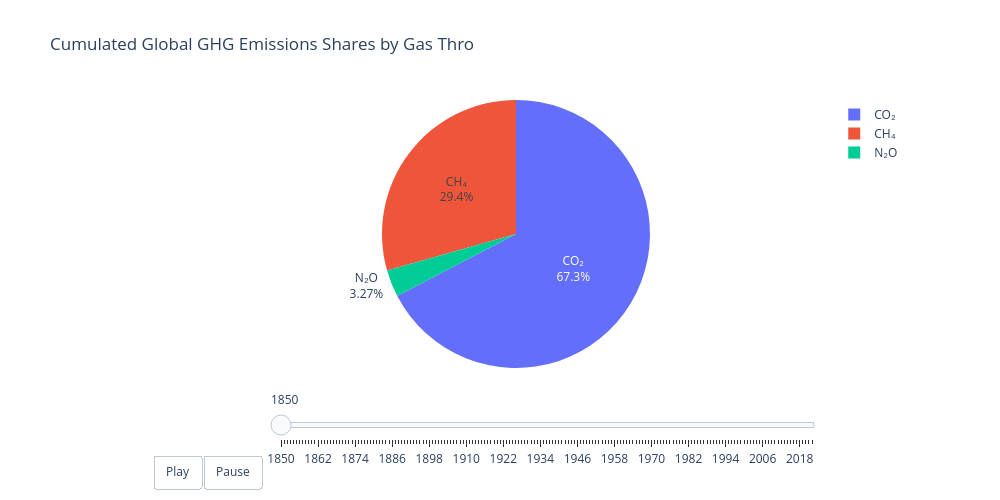

Notebook code cell kept with this figure:
### Markdown cell above
We now plot the same as above, but with a slider that allows to select the year. The plot shows that, throughout the whole period between 1850 - 2022, CO2 was the most emitted GHG and at any given time had a (cumulative) share of approx. 70%.

### Code cell
# get unique years and variables
years = df_plot_1['year'].unique()
categories = df_plot_1['variable'].unique()

# define the initial pie chart (for the first year)
initial_year = years[0]
initial_data = df_plot_1[df_plot_1['year'] == initial_year]

fig = go.Figure(
    data=[
        go.Pie(
            labels=initial_data['variable'],
            values=initial_data['value'],
            textinfo='label+percent'
            )
        ],
    layout=go.Layout(
        title="Cumulated Global GHG Emissions Shares by Gas Thro",
        updatemenus=[  # define the interactive buttons
            {
                "buttons": [
                    {
                        "args": [
                            None,
                            {
                                "frame": {"duration": 50, "redraw": True},
                                "fromcurrent": True
                                }
                                ],
                        "label": "Play",  # play button
                        "method": "animate"
                    },
                    {
                        "args": [
                            [None],
                            {
                                "frame": {"duration": 0, "redraw": True},
                                "mode": "immediate",
                                "transition": {"duration": 0}
                                }],
                        "label": "Pause",  # pause button
                        "method": "animate"
                    }
                ],
                "direction": "left",
                "pad": {"r": 10, "t": 87},
                "showactive": False,
                "type": "buttons",
                "x": 0.1,
                "xanchor": "right",
                "y": 0,
                "yanchor": "top"  # placement of the buttons
            }
        ]
    ),
    frames=[  # define all frame throught a for loop
        go.Frame(
            data=[
                go.Pie(
                    labels=df_plot_1[df_plot_1['year'] == year]['variable'],
                    values=df_plot_1[df_plot_1['year'] == year]['value'],
                    textinfo='label+percent')
                ],
            name=str(year)
        ) for year in years
    ]
)

# set layout for slider & plot dimensions
fig.update_layout(
    height=500,
    width=1000,
    sliders=[
        {
            "steps": [
                {
                    "args": [
                        [str(year)],
                        {
                            "frame": {"duration": 30, "redraw": True},
                            "mode": "immediate",
                            "transition": {"duration": 30}
                            }
                            ],
                    "label": str(year),
                    "method": "animate"
                } for year in years
            ],
            "transition": {"duration": 30},
            "x": 0.1,
            "len": 0.9
        }
    ]
)

fig.show()

### Figure 1 — Plotly figure (JSON) as saved in the notebook; plotly's stock layout.template omitted (floating-point values rounded to 4 significant figures)
{"data": [{"labels": ["N₂O", "CH₄", "CO₂"], "textinfo": "label+percent", "type": "pie", "values": [138100000.0, 1239000000.0, 2839000000.0]}], "layout": {"height": 500, "sliders": [{"len": 0.9, "steps": [{"args": [["1850"], {"frame": {"duration": 30, "redraw": true}, "mode": "immediate", "transition": {"duration": 30}}], "label": "1850", "method": "animate"}, {"args": [["1851"], {"frame": {"duration": 30, "redraw": true}, "mode": "immediate", "transition": {"duration": 30}}], "label": "1851", "method": "animate"}, {"args": [["1852"], {"frame": {"duration": 30, "redraw": true}, "mode": "immediate", "transition": {"duration": 30}}], "label": "1852", "method": "animate"}, {"args": [["1853"], {"frame": {"duration": 30, "redraw": true}, "mode": "immediate", "transition": {"duration": 30}}], "label": "1853", "method": "animate"}, {"args": [["1854"], {"frame": {"duration": 30, "redraw": true}, "mode": "immediate", "transition": {"duration": 30}}], "label": "1854", "method": "animate"}, {"args": [["1855"], {"frame": {"duration": 30, "redraw": true}, "mode": "immediate", "transition": {"duration": 30}}], "label": "1855", "method": "animate"}, {"args": [["1856"], {"frame": {"duration": 30, "redraw": true}, "mode": "immediate", "transition": {"duration": 30}}], "label": "1856", "method": "animate"}, {"args": [["1857"], {"frame": {"duration": 30, "redraw": true}, "mode": "immediate", "transition": {"duration": 30}}], "label": "1857", "method": "animate"}, {"args": [["1858"], {"frame": {"duration": 30, "redraw": true}, "mode": "immediate", "transition": {"duration": 30}}], "label": "1858", "method": "animate"}, {"args": [["1859"], {"frame": {"duration": 30, "redraw": true}, "mode": "immediate", "transition": {"duration": 30}}], "label": "1859", "method": "animate"}, {"args": [["1860"], {"frame": {"duration": 30, "redraw": true}, "mode": "immediate", "transition": {"duration": 30}}], "label": "1860", "method": "animate"}, {"args": [["1861"], {"frame": {"duration": 30, "redraw": true}, "mode": "immediate", "transition": {"duration": 30}}], "label": "1861", "method": "animate"}, {"args": [["1862"], {"frame": {"duration": 30, "redraw": true}, "mode": "immediate", "transition": {"duration": 30}}], "label": "1862", "method": "animate"}, {"args": [["1863"], {"frame": {"duration": 30, "redraw": true}, "mode": "immediate", "transition": {"duration": 30}}], "label": "1863", "method": "animate"}, {"args": [["1864"], {"frame": {"duration": 30, "redraw": true}, "mode": "immediate", "transition": {"duration": 30}}], "label": "1864", "method": "animate"}, {"args": [["1865"], {"frame": {"duration": 30, "redraw": true}, "mode": "immediate", "transition": {"duration": 30}}], "label": "1865", "method": "animate"}, {"args": [["1866"], {"frame": {"duration": 30, "redraw": true}, "mode": "immediate", "transition": {"duration": 30}}], "label": "1866", "method": "animate"}, {"args": [["1867"], {"frame": {"duration": 30, "redraw": true}, "mode": "immediate", "transition": {"duration": 30}}], "label": "1867", "method": "animate"}, {"args": [["1868"], {"frame": {"duration": 30, "redraw": true}, "mode": "immediate", "transition": {"duration": 30}}], "label": "1868", "method": "animate"}, {"args": [["1869"], {"frame": {"duration": 30, "redraw": true}, "mode": "immediate", "transition": {"duration": 30}}], "label": "1869", "method": "animate"}, {"args": [["1870"], {"frame": {"duration": 30, "redraw": true}, "mode": "immediate", "transition": {"duration": 30}}], "label": "1870", "method": "animate"}, {"args": [["1871"], {"frame": {"duration": 30, "redraw": true}, "mode": "immediate", "transition": {"duration": 30}}], "label": "1871", "method": "animate"}, {"args": [["1872"], {"frame": {"duration": 30, "redraw": true}, "mode": "immediate", "transition": {"duration": 30}}], "label": "1872", "method": "animate"}, {"args": [["1873"], {"frame": {"duration": 30, "redraw": true}, "mode": "immediate", "transition": {"duration": 30}}], "label": "1873", "method": "animate"}, {"args": [["1874"], {"frame": {"duration": 30, "redraw": true}, "mode": "immediate", "transition": {"duration": 30}}], "label": "1874", "method": "animate"}, {"args": [["1875"], {"frame": {"duration": 30, "redraw": true}, "mode": "immediate", "transition": {"duration": 30}}], "label": "1875", "method": "animate"}, {"args": [["1876"], {"frame": {"duration": 30, "redraw": true}, "mode": "immediate", "transition": {"duration": 30}}], "label": "1876", "method": "animate"}, {"args": [["1877"], {"frame": {"duration": 30, "redraw": true}, "mode": "immediate", "transition": {"duration": 30}}], "label": "1877", "method": "animate"}, {"args": [["1878"], {"frame": {"duration": 30, "redraw": true}, "mode": "immediate", "transition": {"duration": 30}}], "label": "1878", "method": "animate"}, {"args": [["1879"], {"frame": {"duration": 30, "redraw": true}, "mode": "immediate", "transition": {"duration": 30}}], "label": "1879", "method": "animate"}, {"args": [["1880"], {"frame": {"duration": 30, "redraw": true}, "mode": "immediate", "transition": {"duration": 30}}], "label": "1880", "method": "animate"}, {"args": [["1881"], {"frame": {"duration": 30, "redraw": true}, "mode": "immediate", "transition": {"duration": 30}}], "label": "1881", "method": "animate"}, {"args": [["1882"], {"frame": {"duration": 30, "redraw": true}, "mode": "immediate", "transition": {"duration": 30}}], "label": "1882", "method": "animate"}, {"args": [["1883"], {"frame": {"duration": 30, "redraw": true}, "mode": "immediate", "transition": {"duration": 30}}], "label": "1883", "method": "animate"}, {"args": [["1884"], {"frame": {"duration": 30, "redraw": true}, "mode": "immediate", "transition": {"duration": 30}}], "label": "1884", "method": "animate"}, {"args": [["1885"], {"frame": {"duration": 30, "redraw": true}, "mode": "immediate", "transition": {"duration": 30}}], "label": "1885", "method": "animate"}, {"args": [["1886"], {"frame": {"duration": 30, "redraw": true}, "mode": "immediate", "transition": {"duration": 30}}], "label": "1886", "method": "animate"}, {"args": [["1887"], {"frame": {"duration": 30, "redraw": true}, "mode": "immediate", "transition": {"duration": 30}}], "label": "1887", "method": "animate"}, {"args": [["1888"], {"frame": {"duration": 30, "redraw": true}, "mode": "immediate", "transition": {"duration": 30}}], "label": "1888", "method": "animate"}, {"args": [["1889"], {"frame": {"duration": 30, "redraw": true}, "mode": "immediate", "transition": {"duration": 30}}], "label": "1889", "method": "animate"}, {"args": [["1890"], {"frame": {"duration": 30, "redraw": true}, "mode": "immediate", "transition": {"duration": 30}}], "label": "1890", "method": "animate"}, {"args": [["1891"], {"frame": {"duration": 30, "redraw": true}, "mode": "immediate", "transition": {"duration": 30}}], "label": "1891", "method": "animate"}, {"args": [["1892"], {"frame": {"duration": 30, "redraw": true}, "mode": "immediate", "transition": {"duration": 30}}], "label": "1892", "method": "animate"}, {"args": [["1893"], {"frame": {"duration": 30, "redraw": true}, "mode": "immediate", "transition": {"duration": 30}}], "label": "1893", "method": "animate"}, {"args": [["1894"], {"frame": {"duration": 30, "redraw": true}, "mode": "immediate", "transition": {"duration": 30}}], "label": "1894", "method": "animate"}, {"args": [["1895"], {"frame": {"duration": 30, "redraw": true}, "mode": "immediate", "transition": {"duration": 30}}], "label": "1895", "method": "animate"}, {"args": [["1896"], {"frame": {"duration": 30, "redraw": true}, "mode": "immediate", "transition": {"duration": 30}}], "label": "1896", "method": "animate"}, {"args": [["1897"], {"frame": {"duration": 30, "redraw": true}, "mode": "immediate", "transition": {"duration": 30}}], "label": "1897", "method": "animate"}, {"args": [["1898"], {"frame": {"duration": 30, "redraw": true}, "mode": "immediate", "transition": {"duration": 30}}], "label": "1898", "method": "animate"}, {"args": [["1899"], {"frame": {"duration": 30, "redraw": true}, "mode": "immediate", "transition": {"duration": 30}}], "label": "1899", "method": "animate"}, {"args": [["1900"], {"frame": {"duration": 30, "redraw": true}, "mode": "immediate", "transition": {"duration": 30}}], "label": "1900", "method": "animate"}, {"args": [["1901"], {"frame": {"duration": 30, "redraw": true}, "mode": "immediate", "transition": {"duration": 30}}], "label": "1901", "method": "animate"}, {"args": [["1902"], {"frame": {"duration": 30, "redraw": true}, "mode": "immediate", "transition": {"duration": 30}}], "label": "1902", "method": "animate"}, {"args": [["1903"], {"frame": {"duration": 30, "redraw": true}, "mode": "immediate", "transition": {"duration": 30}}], "label": "1903", "method": "animate"}, {"args": [["1904"], {"frame": {"duration": 30, "redraw": true}, "mode": "immediate", "transition": {"duration": 30}}], "label": "1904", "method": "animate"}, {"args": [["1905"], {"frame": {"duration": 30, "redraw": true}, "mode": "immediate", "transition": {"duration": 30}}], "label": "1905", "method": "animate"}, {"args": [["1906"], {"frame": {"duration": 30, "redraw": true}, "mode": "immediate", "transition": {"duration": 30}}], "label": "1906", "method": "animate"}, {"args": [["1907"], {"frame": {"duration": 30, "redraw": true}, "mode": "immediate", "transition": {"duration": 30}}], "label": "1907", "method": "animate"}, {"args": [["1908"], {"frame": {"duration": 30, "redraw": true}, "mode": "immediate", "transition": {"duration": 30}}], "label": "1908", "method": "animate"}, {"args": [["1909"], {"frame": {"duration": 30, "redraw": true}, "mode": "immediate", "transition": {"duration": 30}}], "label": "1909", "method": "animate"}, {"args": [["1910"], {"frame": {"duration": 30, "redraw": true}, "mode": "immediate", "transition": {"duration": 30}}], "label": "1910", "method": "animate"}, {"args": [["1911"], {"frame": {"duration": 30, "redraw": true}, "mode": "immediate", "transition": {"duration": 30}}], "label": "1911", "method": "animate"}, {"args": [["1912"], {"frame": {"duration": 30, "redraw": true}, "mode": "immediate", "transition": {"duration": 30}}], "label": "1912", "method": "animate"}, {"args": [["1913"], {"frame": {"duration": 30, "redraw": true}, "mode": "immediate", "transition": {"duration": 30}}], "label": "1913", "method": "animate"}, {"args": [["1914"], {"frame": {"duration": 30, "redraw": true}, "mode": "immediate", "transition": {"duration": 30}}], "label": "1914", "method": "animate"}, {"args": [["1915"], {"frame": {"duration": 30, "redraw": true}, "mode": "immediate", "transition": {"duration": 30}}], "label": "1915", "method": "animate"}, {"args": [["1916"], {"frame": {"duration": 30, "redraw": true}, "mode": "immediate", "transition": {"duration": 30}}], "label": "1916", "method": "animate"}, {"args": [["1917"], {"frame": {"duration": 30, "redraw": true}, "mode": "immediate", "transition": {"duration": 30}}], "label": "1917", "method": "animate"}, {"args": [["1918"], {"frame": {"duration": 30, "redraw": true}, "mode": "immediate", "transition": {"duration": 30}}], "label": "1918", "method": "animate"}, {"args": [["1919"], {"frame": {"duration": 30, "redraw": true}, "mode": "immediate", "transition": {"duration": 30}}], "label": "1919", "method": "animate"}, {"args": [["1920"], {"frame": {"duration": 30, "redraw": true}, "mode": "immediate", "transition": {"duration": 30}}], "label": "1920", "method": "animate"}, {"args": [["1921"], {"frame": {"duration": 30, "redraw": true}, "mode": "immediate", "transition": {"duration": 30}}], "label": "1921", "method": "animate"}, {"args": [["1922"], {"frame": {"duration": 30, "redraw": true}, "mode": "immediate", "transition": {"duration": 30}}], "label": "1922", "method": "animate"}, {"args": [["1923"], {"frame": {"duration": 30, "redraw": true}, "mode": "immediate", "transition": {"duration": 30}}], "label": "1923", "method": "animate"}, {"args": [["1924"], {"frame": {"duration": 30, "redraw": true}, "mode": "immediate", "transition": {"duration": 30}}], "label": "1924", "method": "animate"}, {"args": [["1925"], {"frame": {"duration": 30, "redraw": true}, "mode": "immediate", "transition": {"duration": 30}}], "label": "1925", "method": "animate"}, {"args": [["1926"], {"frame": {"duration": 30, "redraw": true}, "mode": "immediate", "transition": {"duration": 30}}], "label": "1926", "method": "animate"}, {"args": [["1927"], {"frame": {"duration": 30, "redraw": true}, "mode": "immediate", "transition": {"duration": 30}}], "label": "1927", "method": "animate"}, {"args": [["1928"], {"frame": {"duration": 30, "redraw": true}, "mode": "immediate", "transition": {"duration": 30}}], "label": "1928", "method": "animate"}, {"args": [["1929"], {"frame": {"duration": 30, "redraw": true}, "mode": "immediate", "transition": {"duration": 30}}], "label": "1929", "method": "animate"}, {"args": [["1930"], {"frame": {"duration": 30, "redraw": true}, "mode": "immediate", "transition": {"duration": 30}}], "label": "1930", "method": "animate"}, {"args": [["1931"], {"frame": {"duration": 30, "redraw": true}, "mode": "immediate", "transition": {"duration": 30}}], "label": "1931", "method": "animate"}, {"args": [["1932"], {"frame": {"duration": 30, "redraw": true}, "mode": "immediate", "transition": {"duration": 30}}], "label": "1932", "method": "animate"}, {"args": [["1933"], {"frame": {"duration": 30, "redraw": true}, "mode": "immediate", "transition": {"duration": 30}}], "label": "1933", "method": "animate"}, {"args": [["1934"], {"frame": {"duration": 30, "redraw": true}, "mode": "immediate", "transition": {"duration": 30}}], "label": "1934", "method": "animate"}, {"args": [["1935"], {"frame": {"duration": 30, "redraw": true}, "mode": "immediate", "transition": {"duration": 30}}], "label": "1935", "method": "animate"}, {"args": [["1936"], {"frame": {"duration": 30, "redraw": true}, "mode": "immediate", "transition": {"duration": 30}}], "label": "1936", "method": "animate"}, {"args": [["1937"], {"frame": {"duration": 30, "redraw": true}, "mode": "immediate", "transition": {"duration": 30}}], "label": "1937", "method": "animate"}, {"args": [["1938"], {"frame": {"duration": 30, "redraw": true}, "mode": "immediate", "transition": {"duration": 30}}], "label": "1938", "method": "animate"}, {"args": [["1939"], {"frame": {"duration": 30, "redraw": true}, "mode": "immediate", "transition": {"duration": 30}}], "label": "1939", "method": "animate"}, {"args": [["1940"], {"frame": {"duration": 30, "redraw": true}, "mode": "immediate", "transition": {"duration": 30}}], "label": "1940", "method": "animate"}, {"args": [["1941"], {"frame": {"duration": 30, "redraw": true}, "mode": "immediate", "transition": {"duration": 30}}], "label": "1941", "method": "animate"}, {"args": [["1942"], {"frame": {"duration": 30, "redraw": true}, "mode": "immediate", "transition": {"duration": 30}}], "label": "1942", "method": "animate"}, {"args": [["1943"], {"frame": {"duration": 30, "redraw": true}, "mode": "immediate", "transition": {"duration": 30}}], "label": "1943", "method": "animate"}, {"args": [["1944"], {"frame": {"duration": 30, "redraw": true}, "mode": "immediate", "transition": {"duration": 30}}], "label": "1944", "method": "animate"}, {"args": [["1945"], {"frame": {"duration": 30, "redraw": true}, "mode": "immediate", "transition": {"duration": 30}}], "label": "1945", "method": "animate"}, {"args": [["1946"], {"frame": {"duration": 30, "redraw": true}, "mode": "immediate", "transition": {"duration": 30}}], "label": "1946", "method": "animate"}, {"args": [["1947"], {"frame": {"duration": 30, "redraw": true}, "mode": "immediate", "transition": {"duration": 30}}], "label": "1947", "method": "animate"}, {"args": [["1948"], {"frame": {"duration": 30, "redraw": true}, "mode": "immediate", "transition": {"duration": 30}}], "label": "1948", "method": "animate"}, {"args": [["1949"], {"frame": {"duration": 30, "redraw": true}, "mode": "immediate", "transition": {"duration": 30}}], "label": "1949", "method": "animate"}, {"args": [["1950"], {"frame": {"duration": 30, "redraw": true}, "mode": "immediate", "transition": {"duration": 30}}], "label": "1950", "method": "animate"}, {"args": [["1951"], {"frame": {"duration": 30, "redraw": true}, "mode": "immediate", "transition": {"duration": 30}}], "label": "1951", "method": "animate"}, {"args": [["1952"], {"frame": {"duration": 30, "redraw": true}, "mode": "immediate", "transition": {"duration": 30}}], "label": "1952", "method": "animate"}, {"args": [["1953"], {"frame": {"duration": 30, "redraw": true}, "mode": "immediate", "transition": {"duration": 30}}], "label": "1953", "method": "animate"}, {"args": [["1954"], {"frame": {"duration": 30, "redraw": true}, "mode": "immediate", "transition": {"duration": 30}}], "label": "1954", "method": "animate"}, {"args": [["1955"], {"frame": {"duration": 30, "redraw": true}, "mode": "immediate", "transition": {"duration": 30}}], "label": "1955", "method": "animate"}, {"args": [["1956"], {"frame": {"duration": 30, "redraw": true}, "mode": "immediate", "transition": {"duration": 30}}], "label": "1956", "method": "animate"}, {"args": [["1957"], {"frame": {"duration": 30, "redraw": true}, "mode": "immediate", "transition": {"duration": 30}}], "label": "1957", "method": "animate"}, {"args": [["1958"], {"frame": {"duration": 30, "redraw": true}, "mode": "immediate", "transition": {"duration": 30}}], "label": "1958", "method": "animate"}, {"args": [["1959"], {"frame": {"duration": 30, "redraw": true}, "mode": "immediate", "transition": {"duration": 30}}], "label": "1959", "method": "animate"}, {"args": [["1960"], {"frame": {"duration": 30, "redraw": true}, "mode": "immediate", "transition": {"duration": 30}}], "label": "1960", "method": "animate"}, {"args": [["1961"], {"frame": {"duration": 30, "redraw": true}, "mode": "immediate", "transition": {"duration": 30}}], "label": "1961", "method": "animate"}, {"args": [["1962"], {"frame": {"duration": 30, "redraw": true}, "mode": "immediate", "transition": {"duration": 30}}], "label": "1962", "method": "animate"}, {"args": [["1963"], {"frame": {"duration": 30, "redraw": true}, "mode": "immediate", "transition": {"duration": 30}}], "label": "1963", "method": "animate"}, {"args": [["1964"], {"frame": {"duration": 30, "redraw": true}, "mode": "immediate", "transition": {"duration": 30}}], "label": "1964", "method": "animate"}, {"args": [["1965"], {"frame": {"duration": 30, "redraw": true}, "mode": "immediate", "transition": {"duration": 30}}], "label": "1965", "method": "animate"}, {"args": [["1966"], {"frame": {"duration": 30, "redraw": true}, "mode": "immediate", "transition": {"duration": 30}}], "label": "1966", "method": "animate"}, {"args": [["1967"], {"frame": {"duration": 30, "redraw": true}, "mode": "immediate", "transition": {"duration": 30}}], "label": "1967", "method": "animate"}, {"args": [["1968"], {"frame": {"duration": 30, "redraw": true}, "mode": "immediate", "transition": {"duration": 30}}], "label": "1968", "method": "animate"}, {"args": [["1969"], {"frame": {"duration": 30, "redraw": true}, "mode": "immediate", "transition": {"duration": 30}}], "label": "1969", "method": "animate"}, {"args": [["1970"], {"frame": {"duration": 30, "redraw": true}, "mode": "immediate", "transition": {"duration": 30}}], "label": "1970", "method": "animate"}, {"args": [["1971"], {"frame": {"duration": 30, "redraw": true}, "mode": "immediate", "transition": {"duration": 30}}], "label": "1971", "method": "animate"}, {"args": [["1972"], {"frame": {"duration": 30, "redraw": true}, "mode": "immediate", "transition": {"duration": 30}}], "label": "1972", "method": "animate"}, {"args": [["1973"], {"frame": {"duration": 30, "redraw": true}, "mode": "immediate", "transition": {"duration": 30}}], "label": "1973", "method": "animate"}, {"args": [["1974"], {"frame": {"duration": 30, "redraw": true}, "mode": "immediate", "transition": {"duration": 30}}], "label": "1974", "method": "animate"}, {"args": [["1975"], {"frame": {"duration": 30, "redraw": true}, "mode": "immediate", "transition": {"duration": 30}}], "label": "1975", "method": "animate"}, {"args": [["1976"], {"frame": {"duration": 30, "redraw": true}, "mode": "immediate", "transition": {"duration": 30}}], "label": "1976", "method": "animate"}, {"args": [["1977"], {"frame": {"duration": 30, "redraw": true}, "mode": "immediate", "transition": {"duration": 30}}], "label": "1977", "method": "animate"}, {"args": [["1978"], {"frame": {"duration": 30, "redraw": true}, "mode": "immediate", "transition": {"duration": 30}}], "label": "1978", "method": "animate"}, {"args": [["1979"], {"frame": {"duration": 30, "redraw": true}, "mode": "immediate", "transition": {"duration": 30}}], "label": "1979", "method": "animate"}, {"args": [["1980"], {"frame": {"duration": 30, "redraw": true}, "mode": "immediate", "transition": {"duration": 30}}], "label": "1980", "method": "animate"}, {"args": [["1981"], {"frame": {"duration": 30, "redraw": true}, "mode": "immediate", "transition": {"duration": 30}}], "label": "1981", "method": "animate"}, {"args": [["1982"], {"frame": {"duration": 30, "redraw": true}, "mode": "immediate", "transition": {"duration": 30}}], "label": "1982", "method": "animate"}, {"args": [["1983"], {"frame": {"duration": 30, "redraw": true}, "mode": "immediate", "transition": {"duration": 30}}], "label": "1983", "method": "animate"}, {"args": [["1984"], {"frame": {"duration": 30, "redraw": true}, "mode": "immediate", "transition": {"duration": 30}}], "label": "1984", "method": "animate"}, {"args": [["1985"], {"frame": {"duration": 30, "redraw": true}, "mode": "immediate", "transition": {"duration": 30}}], "label": "1985", "method": "animate"}, {"args": [["1986"], {"frame": {"duration": 30, "redraw": true}, "mode": "immediate", "transition": {"duration": 30}}], "label": "1986", "method": "animate"}, {"args": [["1987"], {"frame": {"duration": 30, "redraw": true}, "mode": "immediate", "transition": {"duration": 30}}], "label": "1987", "method": "animate"}, {"args": [["1988"], {"frame": {"duration": 30, "redraw": true}, "mode": "immediate", "transition": {"duration": 30}}], "label": "1988", "method": "animate"}, {"args": [["1989"], {"frame": {"duration": 30, "redraw": true}, "mode": "immediate", "transition": {"duration": 30}}], "label": "1989", "method": "animate"}, {"args": [["1990"], {"frame": {"duration": 30, "redraw": true}, "mode": "immediate", "transition": {"duration": 30}}], "label": "1990", "method": "animate"}, {"args": [["1991"], {"frame": {"duration": 30, "redraw": true}, "mode": "immediate", "transition": {"duration": 30}}], "label": "1991", "method": "animate"}, {"args": [["1992"], {"frame": {"duration": 30, "redraw": true}, "mode": "immediate", "transition": {"duration": 30}}], "label": "1992", "method": "animate"}, {"args": [["1993"], {"frame": {"duration": 30, "redraw": true}, "mode": "immediate", "transition": {"duration": 30}}], "label": "1993", "method": "animate"}, {"args": [["1994"], {"frame": {"duration": 30, "redraw": true}, "mode": "immediate", "transition": {"duration": 30}}], "label": "1994", "method": "animate"}, {"args": [["1995"], {"frame": {"duration": 30, "redraw": true}, "mode": "immediate", "transition": {"duration": 30}}], "label": "1995", "method": "animate"}, {"args": [["1996"], {"frame": {"duration": 30, "redraw": true}, "mode": "immediate", "transition": {"duration": 30}}], "label": "1996", "method": "animate"}, {"args": [["1997"], {"frame": {"duration": 30, "redraw": true}, "mode": "immediate", "transition": {"duration": 30}}], "label": "1997", "method": "animate"}, {"args": [["1998"], {"frame": {"duration": 30, "redraw": true}, "mode": "immediate", "transition": {"duration": 30}}], "label": "1998", "method": "animate"}, {"args": [["1999"], {"frame": {"duration": 30, "redraw": true}, "mode": "immediate", "transition": {"duration": 30}}], "label": "1999", "method": "animate"}, {"args": [["2000"], {"frame": {"duration": 30, "redraw": true}, "mode": "immediate", "transition": {"duration": 30}}], "label": "2000", "method": "animate"}, {"args": [["2001"], {"frame": {"duration": 30, "redraw": true}, "mode": "immediate", "transition": {"duration": 30}}], "label": "2001", "method": "animate"}, {"args": [["2002"], {"frame": {"duration": 30, "redraw": true}, "mode": "immediate", "transition": {"duration": 30}}], "label": "2002", "method": "animate"}, {"args": [["2003"], {"frame": {"duration": 30, "redraw": true}, "mode": "immediate", "transition": {"duration": 30}}], "label": "2003", "method": "animate"}, {"args": [["2004"], {"frame": {"duration": 30, "redraw": true}, "mode": "immediate", "transition": {"duration": 30}}], "label": "2004", "method": "animate"}, {"args": [["2005"], {"frame": {"duration": 30, "redraw": true}, "mode": "immediate", "transition": {"duration": 30}}], "label": "2005", "method": "animate"}, {"args": [["2006"], {"frame": {"duration": 30, "redraw": true}, "mode": "immediate", "transition": {"duration": 30}}], "label": "2006", "method": "animate"}, {"args": [["2007"], {"frame": {"duration": 30, "redraw": true}, "mode": "immediate", "transition": {"duration": 30}}], "label": "2007", "method": "animate"}, {"args": [["2008"], {"frame": {"duration": 30, "redraw": true}, "mode": "immediate", "transition": {"duration": 30}}], "label": "2008", "method": "animate"}, {"args": [["2009"], {"frame": {"duration": 30, "redraw": true}, "mode": "immediate", "transition": {"duration": 30}}], "label": "2009", "method": "animate"}, {"args": [["2010"], {"frame": {"duration": 30, "redraw": true}, "mode": "immediate", "transition": {"duration": 30}}], "label": "2010", "method": "animate"}, {"args": [["2011"], {"frame": {"duration": 30, "redraw": true}, "mode": "immediate", "transition": {"duration": 30}}], "label": "2011", "method": "animate"}, {"args": [["2012"], {"frame": {"duration": 30, "redraw": true}, "mode": "immediate", "transition": {"duration": 30}}], "label": "2012", "method": "animate"}, {"args": [["2013"], {"frame": {"duration": 30, "redraw": true}, "mode": "immediate", "transition": {"duration": 30}}], "label": "2013", "method": "animate"}, {"args": [["2014"], {"frame": {"duration": 30, "redraw": true}, "mode": "immediate", "transition": {"duration": 30}}], "label": "2014", "method": "animate"}, {"args": [["2015"], {"frame": {"duration": 30, "redraw": true}, "mode": "immediate", "transition": {"duration": 30}}], "label": "2015", "method": "animate"}, {"args": [["2016"], {"frame": {"duration": 30, "redraw": true}, "mode": "immediate", "transition": {"duration": 30}}], "label": "2016", "method": "animate"}, {"args": [["2017"], {"frame": {"duration": 30, "redraw": true}, "mode": "immediate", "transition": {"duration": 30}}], "label": "2017", "method": "animate"}, {"args": [["2018"], {"frame": {"duration": 30, "redraw": true}, "mode": "immediate", "transition": {"duration": 30}}], "label": "2018", "method": "animate"}, {"args": [["2019"], {"frame": {"duration": 30, "redraw": true}, "mode": "immediate", "transition": {"duration": 30}}], "label": "2019", "method": "animate"}, {"args": [["2020"], {"frame": {"duration": 30, "redraw": true}, "mode": "immediate", "transition": {"duration": 30}}], "label": "2020", "method": "animate"}, {"args": [["2021"], {"frame": {"duration": 30, "redraw": true}, "mode": "immediate", "transition": {"duration": 30}}], "label": "2021", "method": "animate"}, {"args": [["2022"], {"frame": {"duration": 30, "redraw": true}, "mode": "immediate", "transition": {"duration": 30}}], "label": "2022", "method": "animate"}], "transition": {"duration": 30}, "x": 0.1}], "title": {"text": "Cumulated Global GHG Emissions Shares by Gas Thro"}, "updatemenus": [{"buttons": [{"args": [null, {"frame": {"duration": 50, "redraw": true}, "fromcurrent": true}], "label": "Play", "method": "animate"}, {"args": [[null], {"frame": {"duration": 0, "redraw": true}, "mode": "immediate", "transition": {"duration": 0}}], "label": "Pause", "method": "animate"}], "direction": "left", "pad": {"r": 10, "t": 87}, "showactive": false, "type": "buttons", "x": 0.1, "xanchor": "right", "y": 0, "yanchor": "top"}], "width": 1000}}
